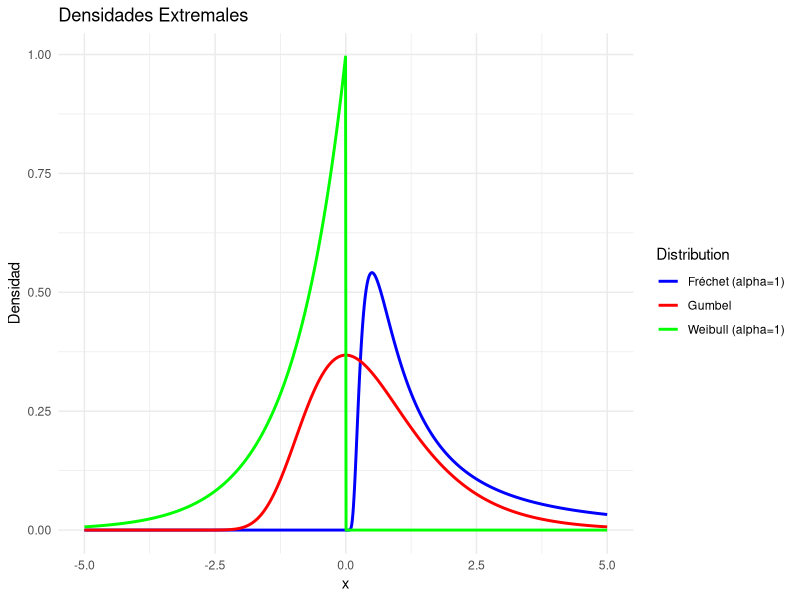
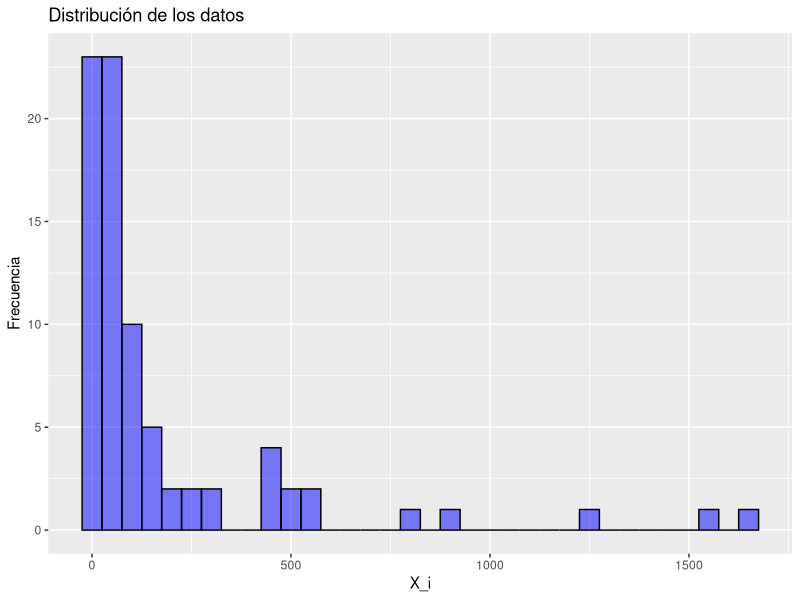
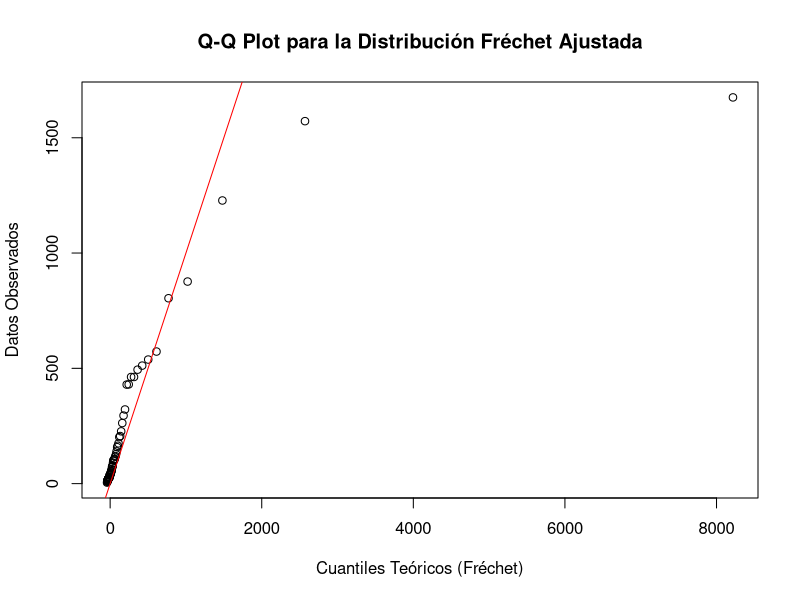
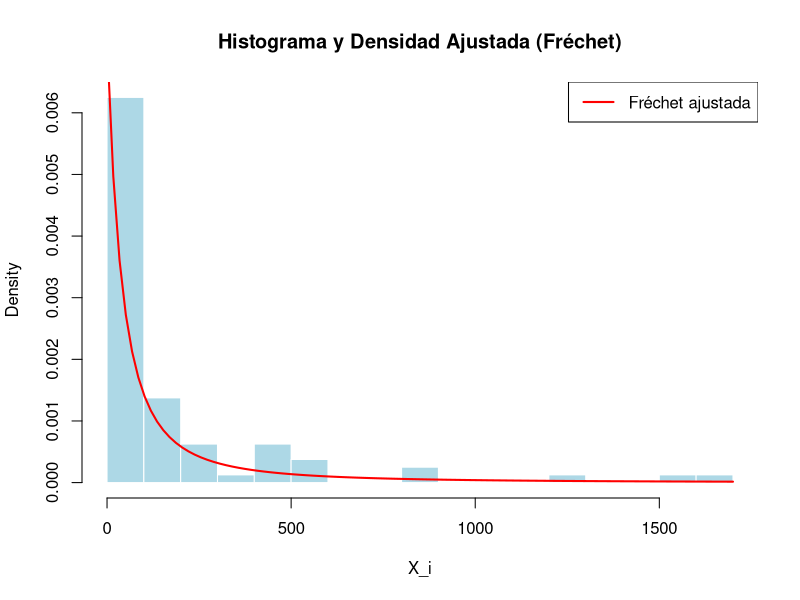

Generate these figures, in order, with R:
## ---- chunk 1
library(evd)
library(ggplot2)
## ---- chunk 2
# Load necessary package
library(ggplot2)

# Define the range of x values, ensuring negative values are included
x_gumbel <- seq(-5, 5, length.out = 1000)
x_weibull <- seq(-5, 5, length.out = 1000)  
x_frechet <- seq(-5, 5, length.out = 1000)  # Extended to include negative values

# Define the PDFs based on given formulas
gumbel_pdf <- function(x) exp(-x) * exp(-exp(-x))
weibull_pdf <- function(x, alpha = 1) ifelse(x < 0, alpha * (-x)^(alpha - 1) * exp(-(-x)^alpha), 0)
frechet_pdf <- function(x, alpha = 1) ifelse(x > 0, alpha * x^(-alpha - 1) * exp(-x^(-alpha)), 0)  # Explicitly defined for x ≤ 0

# Compute PDFs
gumbel_vals <- gumbel_pdf(x_gumbel)
weibull_vals <- weibull_pdf(x_weibull, alpha = 1)  # Order 1
frechet_vals <- frechet_pdf(x_frechet, alpha = 1)  # Order 1

# Create data frames for ggplot
df_gumbel <- data.frame(x = x_gumbel, y = gumbel_vals, Distribution = "Gumbel")
df_weibull <- data.frame(x = x_weibull, y = weibull_vals, Distribution = "Weibull (alpha=1)")
df_frechet <- data.frame(x = x_frechet, y = frechet_vals, Distribution = "Fréchet (alpha=1)")

# Combine all data
df <- rbind(df_gumbel, df_weibull, df_frechet)

# Plot using ggplot2
ggplot(df, aes(x, y, color = Distribution)) +
  geom_line(size = 1) +
  labs(title = "Densidades Extremales",
       x = "x", y = "Densidad") +
  theme_minimal() +
  scale_color_manual(values = c("blue", "red", "green"))
## ---- chunk 3
# Fijar semilla para reproducibilidad
set.seed(123)

# Definir parámetros
mu <- 0       # Centro
beta <- 1     # Escala
gamma <- 0.5772156649  # Constante de Euler-Mascheroni

# Número de simulaciones
n <- 1000

# Generar 1000 valores de una variable uniforme en (0,1)
U <- runif(n)

# Simular la variable Gumbel con parámetros (mu, beta)
X_gumbel <- mu - beta * log(-log(U))

# Calcular estadísticas
esperanza <- mu + beta * gamma
moda <- mu
mediana_teorica <- mu - beta * log(log(2))
desviacion_std_teorica <- beta * pi / sqrt(6)

# Calcular estadísticas empíricas
promedio_empirico <- mean(X_gumbel)
desviacion_std_empirica <- sd(X_gumbel)
mediana_empirica <- median(X_gumbel)
## ---- chunk 4
# Mostrar resultados teóricos
cat("----- Resultados teóricos: ----- \n")
cat("Esperanza teórica:", esperanza, "\n")
cat("Moda teórica:", moda, "\n")
cat("Mediana teórica:", mediana_teorica, "\n")
cat("Desviación estándar teórica:", desviacion_std_teorica, "\n\n")

# Mostrar resultados empíricos
cat("----- Resultados empíricos (simulación con n =", n, "): -----\n")
cat("Promedio empírico:", promedio_empirico, "\n")
cat("Desviación estándar empírica:", desviacion_std_empirica, "\n")
cat("Mediana empírica:", mediana_empirica, "\n")
## ---- chunk 5
data <- data.frame(
#  i = 1:80,
  X_i = c(430.3, 115.7, 4.48, 26.95, 72.27, 206.4, 22.79, 25.03, 226.8, 11.1,
        1572, 100, 104.5, 37.1, 20.22, 106.9, 47.2, 62.82, 39.3, 18.52,
        41.47, 429.5, 1228, 127.6, 9.93, 90.4, 201.7, 295.1, 20.62, 20.58,
        13.27, 538.1, 804, 321.6, 16.11, 22.05, 100.2, 40.76, 262.7, 19.32,
        7.79, 58.02, 28.02, 18.38, 13.12, 572.8, 44.46, 40.72, 25.07, 24.07,
        511.8, 38.12, 15.86, 75.48, 24.09, 119.4, 174.7, 104.7, 140, 79.67,
        158, 25.46, 462.5, 35.53, 876.4, 462.5, 53.47, 23.59, 38.77, 494.2,
        164.2, 52.06, 54.13, 15.53, 29, 14.35, 1675, 15.01, 72.07, 22.99))
## ---- chunk 6
print("Primeros 6 datos:")
head(data)
## ---- chunk 7
print('Cálculo de estadísticos básicos')
summary(data$X_i)
## ---- chunk 8
# Cargar librería necesaria para el Runs Test
library(tseries)  

# Crear una secuencia de diferencias consecutivas
differences <- diff(data$X_i)

# Convertir en una secuencia de signos (+1 si aumenta, -1 si disminuye)
runs_sequence <- ifelse(differences > 0, 1, -1)

# Aplicar Runs Test correctamente
runs_test_result <- runs.test(as.factor(runs_sequence))
print(runs_test_result)
## ---- chunk 9
# Asegurar que data$Xi sea un vector numérico
data$X_i <- as.numeric(data$X_i)

# Test de correlación de Spearman (comparando con los índices)
spearman_test_result <- cor.test(data$X_i, seq_along(data$X_i), method = "spearman")

# Mostrar resultado
print(spearman_test_result)
## ---- chunk 10
# Histograma de los datos
ggplot(data, aes(x = X_i)) +
  geom_histogram(binwidth = 50, fill = "blue", alpha = 0.5, color = "black") +
  labs(title = "Distribución de los datos", x = "X_i", y = "Frecuencia")
## ---- chunk 11
# Parámetros del libro
loc_libro <- -6.5    # μ
scale_libro <- 44     # β
shape_libro <- 1.04   # α (parámetro de forma positivo, Fréchet)

# Cálculo de la probabilidad de exceder el valor 50
prob_excede_50 <- 1 - pgev(50, loc = loc_libro, scale = scale_libro, shape = shape_libro)

# Mostrar la probabilidad de excedencia
print(paste("Probabilidad de excedencia del nivel 50:", round(prob_excede_50, 4)))

## ---- chunk 12
# Proporción empírica de excedencia del nivel 50
prop_empirica <- mean(data$X_i > 50)
print(paste("Proporción empírica de excedencia del nivel 50:", round(prop_empirica, 4)))

# Intervalo de confianza para la proporción empírica
prop_ci <- prop.test(sum(data$X_i > 50), length(data$X_i))$conf.int
print(paste("Intervalo de confianza al 95%:", round(prop_ci[1], 3), "-", round(prop_ci[2], 3)))
## ---- chunk 13
print(paste("Probabilidad de excedencia del nivel 50:", round(prob_excede_50, 4)))

## ---- chunk 14
# Parámetros del libro
loc_libro <- -6.5    # μ
scale_libro <- 44     # β
shape_libro <- 1.04   # α (parámetro de forma positivo, Fréchet)

# Cálculo de la probabilidad de exceder el valor 50
prob_excede_50 <- 1 - pgev(50, loc = loc_libro, scale = scale_libro, shape = shape_libro)
print(paste("Probabilidad de excedencia del nivel 50:", round(prob_excede_50, 4)))

## ---- chunk 15
# Parámetros del libro
loc_libro <- -6.5    # μ
scale_libro <- 44     # β
shape_libro <- 1.04   # α (parámetro de forma positivo, Fréchet)

# Definir intervalos usando los quintiles empíricos
breaks <- quantile(data$X_i, probs = seq(0, 1, length.out = 6))  # 5 intervalos

# Calcular las frecuencias observadas en cada intervalo
observed_counts <- hist(data$X_i, breaks = breaks, plot = FALSE)$counts

# Calcular las probabilidades teóricas en cada intervalo usando la distribución Fréchet ajustada
probs <- diff(pgev(breaks, loc = loc_libro, scale = scale_libro, shape = shape_libro))

# Convertir probabilidades en frecuencias esperadas
expected_counts <- probs * length(data$X_i)

# Realizar el test de ajuste Chi-cuadrado
chi_sq_test <- chisq.test(observed_counts, p = probs, rescale.p = TRUE)

# Mostrar los resultados del test
print("Resultados del test Chi-cuadrado con los parámetros del libro:")
print(chi_sq_test)
## ---- chunk 16
# Comparar gráficamente con un Q-Q plot
theoretical_quantiles <- qgev(ppoints(length(data$X_i)), 
                              loc = loc_libro, 
                              scale = scale_libro, 
                              shape = shape_libro)

# Gráfico Q-Q
qqplot(theoretical_quantiles, sort(data$X_i), 
       main = "Q-Q Plot para la Distribución Fréchet Ajustada",
       xlab = "Cuantiles Teóricos (Fréchet)",
       ylab = "Datos Observados")
abline(0, 1, col = "red")
## ---- chunk 17
# Histograma con la curva de densidad ajustada
hist(data$X_i, breaks = 20, prob = TRUE, main = "Histograma y Densidad Ajustada (Fréchet)",
     xlab = "X_i", col = "lightblue", border = "white")
curve(dgev(x, loc = loc_libro, scale = scale_libro, shape = shape_libro), 
      add = TRUE, col = "red", lwd = 2)
legend("topright", legend = "Fréchet ajustada", col = "red", lwd = 2)

## ---- chunk 18
set.seed(123)

# Paso 1: Simular 100 máximos de muestras de tamaño 500 de log-normales estándar
n_max <- 100
block_size <- 500

# Generar la matriz de datos: cada fila es una muestra de tamaño 500
X <- matrix(rlnorm(n_max * block_size, meanlog = 0, sdlog = 1), nrow = n_max)

# Tomar el máximo de cada fila
block_maxima <- apply(X, 1, max)

# Paso 2: Ajustar distribución de Gumbel
# La función de densidad Gumbel (máximos) no está en base R, así que usamos evd::fgev

library(evd)

# Ajustar distribución GEV (caso general, incluye Gumbel si xi ~ 0)
fit <- fgev(block_maxima)

# Ajuste GEV
fit <- fgev(block_maxima)

# Extraer parámetros
params <- fit$estimate
names(params) <- c("loc", "scale", "shape")  # ubicación, escala y forma

# Mostrar resultados
print(params)

# Interpretación del parámetro de forma (shape = ξ)
if (abs(params["shape"]) < 0.05) {
  cat("La forma estimada ξ ≈ 0, por lo tanto la distribución límite es Gumbel.\n")
} else if (params["shape"] > 0) {
  cat("La forma estimada ξ > 0 → cola pesada → dominio de Fréchet.\n")
} else {
  cat("La forma estimada ξ < 0 → cola fina → dominio de Weibull.\n")
}
